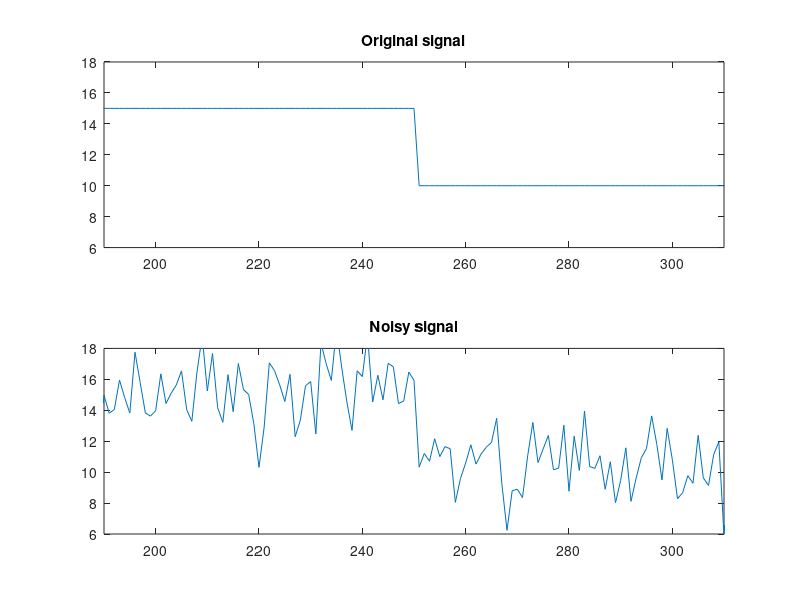
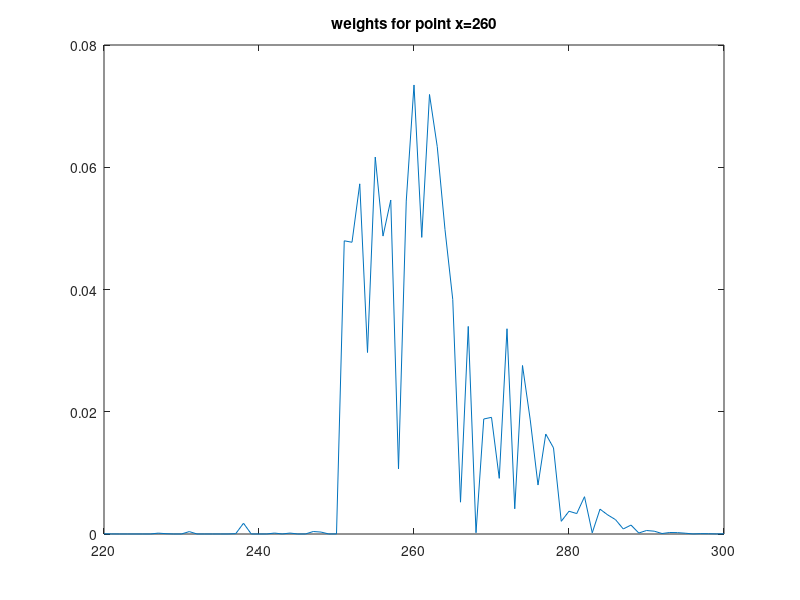
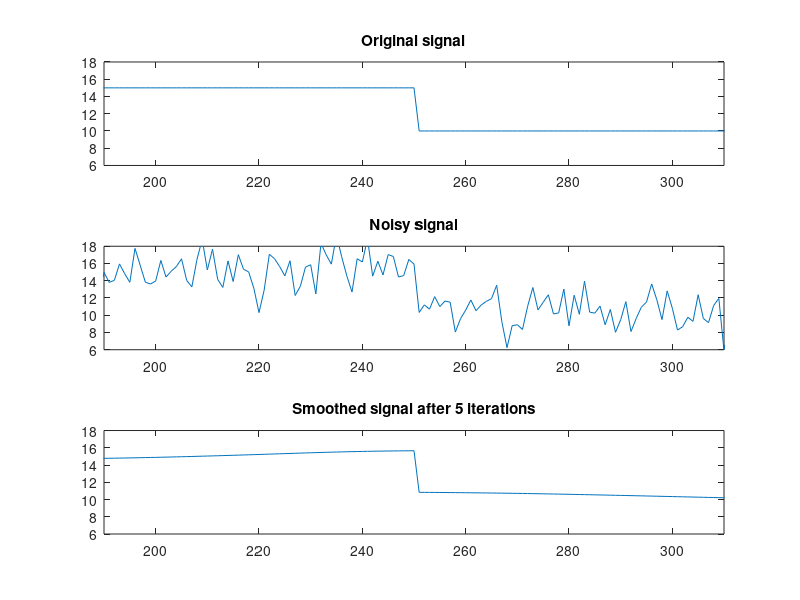

Source code (MATLAB) for these figures, in order:
n=1:1:500; % Generate a vector from 1 to 500; the increment is 1.

I0=zeros(size(n)); % Generate a vector of zeros; the size of the vector is equal to the size of n.
I0(1:250)=15; I0(251:end)=10; % Set the first 250 values to 15, and the rest to 10.

I_noisy = I0 + 1.7*randn(size(I0)); % 0.5 is the standard deviation of the noise
figure; 
subplot(2,1,1); plot(n,I0); axis ([190 310 6 18]); title('Original signal');
subplot(2,1,2); plot(n,I_noisy); axis ([190 310 6 18]); title('Noisy signal');

sigma_d=10; 
N=round(4*sigma_d) % N determines the spatial neighborhood
sigma_r=1.3;

d = -N:1:N;
weights_d = exp(-d.*d/(2*sigma_d*sigma_d));

x=260; % An example
pixels = I_noisy(x-N:x+N); % Put the pixels within the neighborhood of the center pixel into a vector.
weights = weights_d .* exp(-(pixels-I_noisy(x)).*(pixels-I_noisy(x))/(2*sigma_r*sigma_r)) + 0.0001;

weights = weights./sum(weights);

figure; plot([x-N:x+N],weights); title(['weights for point x=',num2str(x)]);

% Repeat for all pixels

I_output = I_noisy;
I = I_noisy;
niter = 5;

for iter=1:niter,
  for i=1+N:length(I)-N, % Be careful with the borders; do not exceed the dimensions.
     pixels = I(i-N:i+N);
     weights = weights_d .* exp(-(pixels-I(i)).*(pixels-I(i))/(2*sigma_r*sigma_r)) + 0.0001;
     weights = weights./sum(weights);
     I_output(i) = sum(weights.*pixels);
  end
  I = I_output;
end

figure; 
subplot(3,1,1); plot(n,I0); axis ([190 310 6 18]); title('Original signal');
subplot(3,1,2); plot(n,I_noisy); axis ([190 310 6 18]); title('Noisy signal');
subplot(3,1,3); plot(n,I_output); axis ([190 310 6 18]); title(['Smoothed signal after ',num2str(niter),' iterations']);

